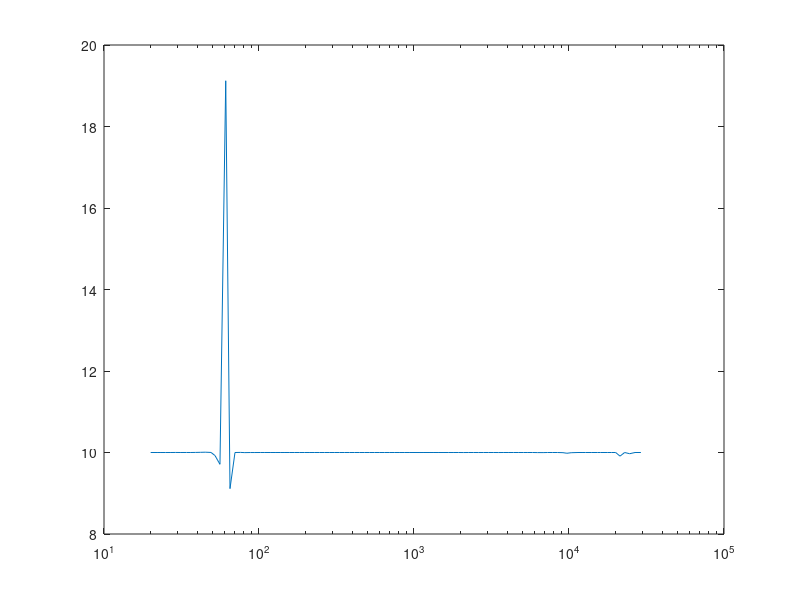

Write MATLAB code to recreate this figure.
Fs = 320000;
Ts = 1/Fs;
NUM_FREQS = 100;
AMPLITUDE = 10;
NOISE_AMPLITUDE = 10;
NOISE_FREQUENCY = 60;
potential_freqs = logspace(log10(20), log10(30000), NUM_FREQS);

frequencies = Fs./ceil(Fs./round(potential_freqs));
% frequencies = potential_freqs;

% min_num_samples = 4;
min_num_samples = ceil(6*1/frequencies(1)/Ts);
min_num_samples = min_num_samples + rem(min_num_samples, 2);

% multiple = num_samples*Ts*hunted_freq
amp_out = zeros(1, NUM_FREQS);
errors = zeros(1, NUM_FREQS);
for i = 1:NUM_FREQS
    hunted_freq = frequencies(i);
    
    potential_num_samples = min_num_samples:2:(min_num_samples + 1/hunted_freq/Ts);
    integer_part = floor(potential_num_samples*Ts*hunted_freq);
    fractional_part = potential_num_samples*Ts*hunted_freq - integer_part;
    [val, num_samples_index] = min(fractional_part);
    num_samples = potential_num_samples(num_samples_index);
    
%     num_samples = min_num_samples;
    
    t = 0:Ts:Ts*(num_samples-1);
    L = length(t);
    x = AMPLITUDE*sin(2*pi*hunted_freq*t + 1);
    n = NOISE_AMPLITUDE*sin(2*pi*NOISE_FREQUENCY*t + pi/2);
    
    x = x + n;

%     w = rectwin(L);
    w = blackman(L);
%     w = blackmanharris(L);
%     w = flattopwin(L);
%     n = 2^nextpow2(length(x));
    Y = fft(x.*w');
    n = num_samples;
%     Y = fft(x,n);
    % n = length(Y);
    P2 = abs(Y/n/mean(w));
    P1 = P2(1:(n/2+1));
    P1(2:end-1) = 2*P1(2:end-1);
    f = Fs*(0:(n/2))/n;

    expected_f = find(f >= hunted_freq, 1);  

%     a = P1(expected_f-1); 
%     b = P1(expected_f); 
%     c = P1(expected_f+1);
%     p = (a - c)/(a - 2*b + c)/2;
    amplitude = max(P1(expected_f-1:expected_f+1));
%     max_amplitude = a - p*(a-c)/4;
%     estimated_location = f(expected_f) + p*Fs/n;
%     disp([hunted_freq estimated_location])
    amp_out(i) = amplitude;
    errors(i) = abs(AMPLITUDE - amplitude)/AMPLITUDE;
    

%     subplot(2,1,1);
%     plot(t, x);
%     subplot(2,1,2);
%     semilogx(f, P1);
end

figure;
% subplot(2,1,1);
% plot(t, x);
% subplot(2,1,2);
semilogx(frequencies, amp_out);

closest = find(abs(NOISE_FREQUENCY - frequencies) == min(abs(NOISE_FREQUENCY - frequencies)));
errors(closest)=[];
average_error = mean(errors)*100
worst_case_error = max(errors)*100
